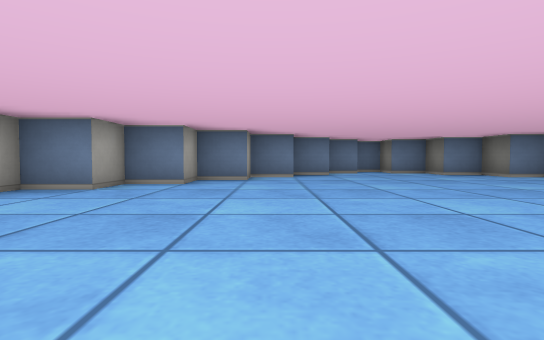
View 1 (above)

13 first-person views from a walk through a cub3D maze. The camera is about half as high as the walls, tilts 2° down and sees 80° across. The floor is counted in squares. Each view is taken from the middle of a square. On the plan, view 1 faces up. The plan holds only what a view shows up to about 9 squares ahead; the rest is blank.

View 2
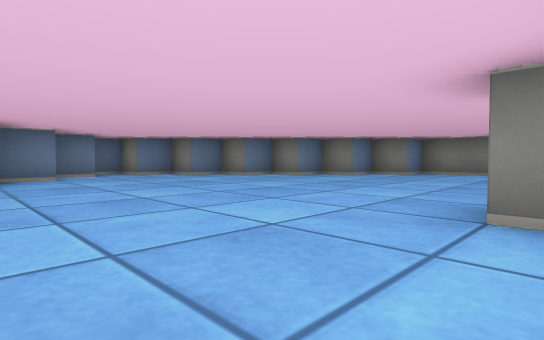

View 3
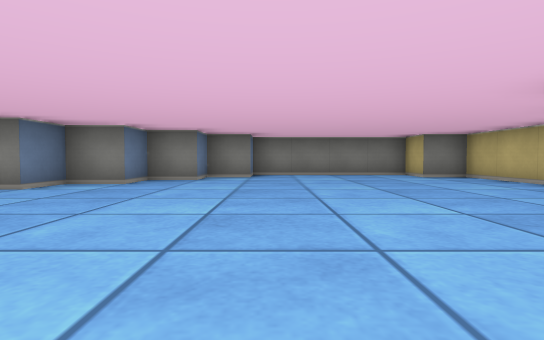

View 4
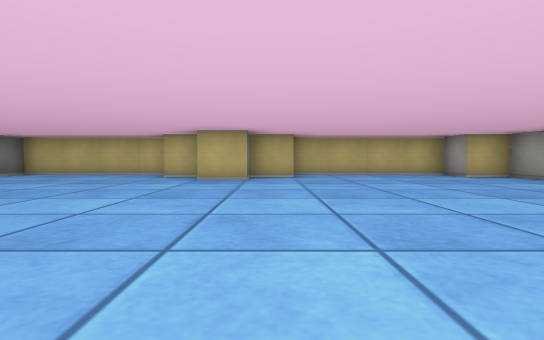

View 5
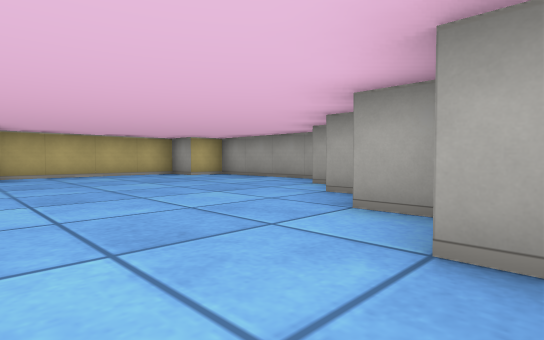

View 6
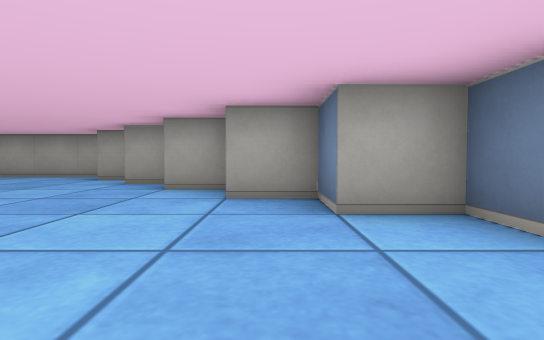

View 7
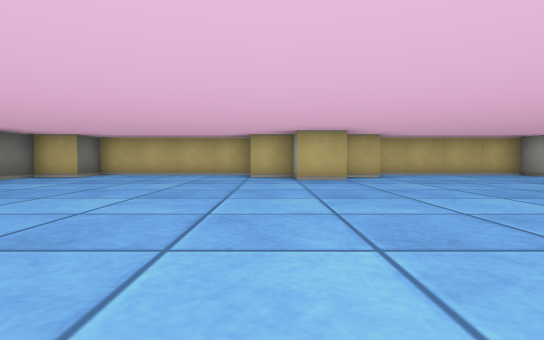

View 8
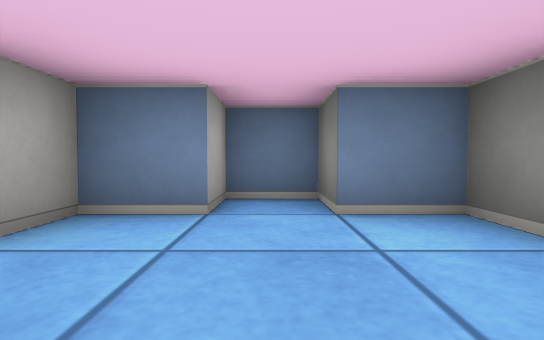

View 9
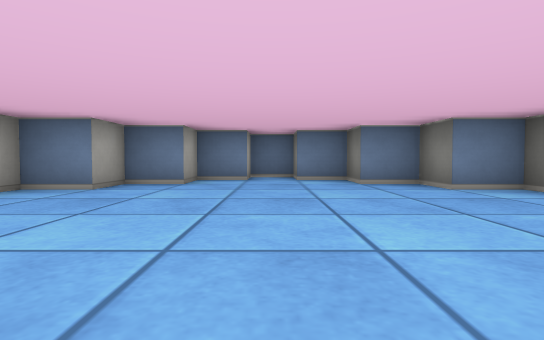

View 10
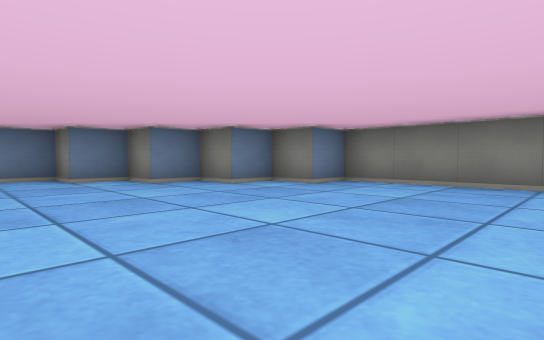

View 11
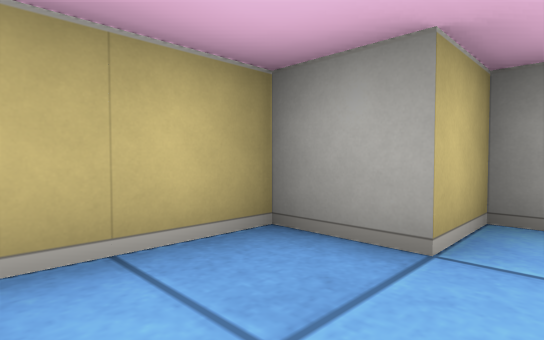

View 12
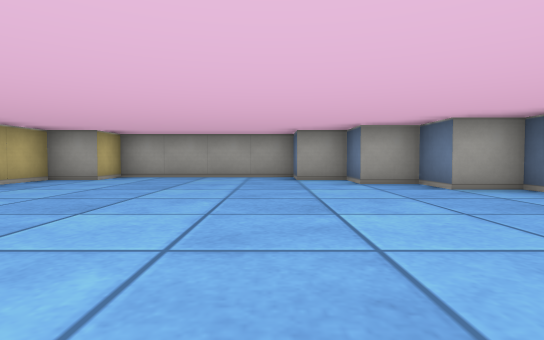

View 13
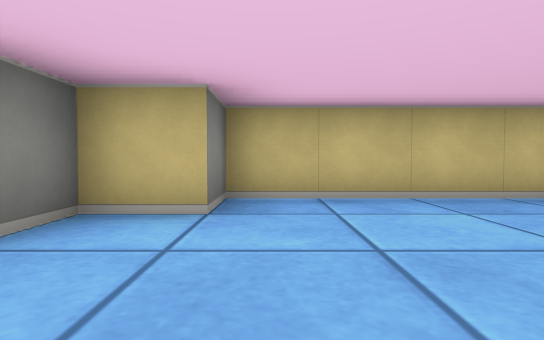

### Floor plan
Points are (right, up) in squares from view 1. A wall is a line through its corners. A room is listed if a view was taken in it or the views show most of it. See-through windows are left out.
Room 1 (views 1, 2, 3, 4, 5, 6, 7, 8, 9, 10, 11, 12, 13)
walls: (2.5, 1.5) (3.5, 1.5) (3.5, 0.5) (4.5, 0.5) (4.5, -0.5) (8.5, -0.5) (8.5, 0.5) (9.5, 0.5) (9.5, 4.5) (8.5, 4.5) (8.5, 5.5) (7.5, 5.5) (7.5, 6.5) (6.5, 6.5) (6.5, 7.5) (5.5, 7.5) (5.5, 8.5) (4.5, 8.5) (4.5, 9.5) (3.5, 9.5) (3.5, 10.5) (2.5, 10.5) (2.5, 9.5) (1.5, 9.5) (1.5, 8.5) (0.5, 8.5) (0.5, 7.5) (-0.5, 7.5) (-0.5, 6.5) (-1.5, 6.5) (-1.5, 5.5) (-2.5, 5.5) (-2.5, 4.5) (-3.5, 4.5) (-3.5, 0.5) (-2.5, 0.5) (-2.5, -0.5) (1.5, -0.5) (1.5, 0.5) (2.5, 0.5) (2.5, 1.5)

Positions as (right, up) in squares from view 1, and headings:
1: (0, 0), facing up
2: (0, 1), facing up-right
3: (1, 4), facing right
4: (2, 8), facing down
5: (2, 8), facing down-left
6: (4, 8), facing left
7: (4, 8), facing down
8: (3, 7), facing up
9: (3, 3), facing up
10: (4, 1), facing up-right
11: (6, 1), facing down-left
12: (4, 4), facing left
13: (1, 3), facing down
